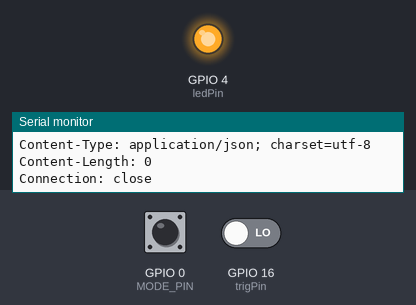
Bench run of a sketch on a simulated ESP8266 (NodeMCU). Parts: output pins drawn as LEDs (lit = HIGH), the last lines printed to the serial monitor. Inputs (shaded band) come from the test bench; at power-on: GPIO 16 (trigPin) LOW, GPIO 0 (MODE_PIN) HIGH. WiFi joins after 1.5 s; servers stay silent unless stated; uploads are accepted with an empty reply; storage starts empty.

Above: at 6.4 s.
6.5 s: GPIO 16 (trigPin) driven HIGH
At 14.1 s:
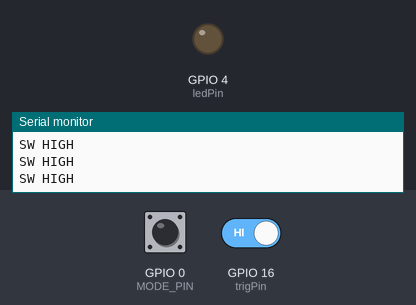
14.4 s: GPIO 16 (trigPin) driven LOW
At 15.4 s:
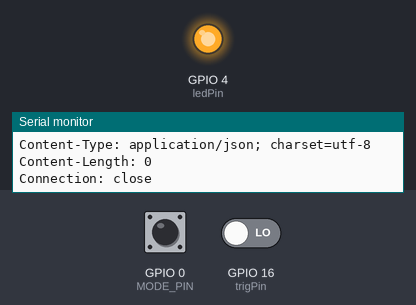
Timing chart, 0 to 17.4 s (numbered marks = the images above; inputs shaded):
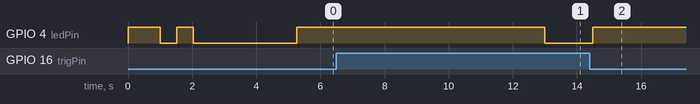

Measured:
- after the input at 6.5 s, GPIO 4 (ledPin): HIGH → LOW after 6.5 s
- after the input at 14.4 s, GPIO 4 (ledPin): LOW → HIGH after 0.09 s

The sketch:

AIR_A01_demo.ino
```cpp
#include <ESP8266WiFi.h>
#include <WiFiClient.h>
#include <ESP8266WebServer.h>
#include <FS.h>

// モード切り替えピン
const int MODE_PIN = 0; // GPIO0

// Wi-Fi設定保存ファイル
const char* settings = "/wifi_settings.txt";

// サーバモードでのパスワード
const String pass = "12345678";

ESP8266WebServer server(80);

// A01のIPアドレス（固定）
IPAddress airIpAddress(192, 168, 0, 10);

//サーバーモードか？
boolean isServerMode = false;

//LEDのピン番号(0だと未使用)
int ledPin = 4;

//トリガーボタン(0だと未使用)
int trigPin = 16;

/**
 * LED関連
 */
void ledSetup() {
  if (ledPin != 0) {
    pinMode(ledPin , OUTPUT);
  }
}

void ledOn() {
  if (ledPin != 0) {
    digitalWrite(ledPin,HIGH);
  }
}

void ledOff() {
  if (ledPin != 0) {
    digitalWrite(ledPin,LOW);
  }
}

/**
 * Button関連
 */
void trigSetup() {
  if (trigPin != 0) {
    pinMode(trigPin , INPUT);
  }
}

boolean getTrig() {
  boolean retval = false;
  if (trigPin != 0) {
    if (digitalRead(trigPin) == LOW) {     //スイッチの状態を調べる
      Serial.println("SW LOW");
      retval =  true;
    } else {
      Serial.println("SW HIGH");
    }
  } else {
    retval = true;
  }

  return retval;
}

/**
 * WiFi設定
 */
void handleRootGet() {
  String html = "";
  html += "<h1>WiFi Settings</h1>";
  html += "<form method='post'>";
  html += "  <input type='text' name='ssid' placeholder='ssid'><br>";
  html += "  <input type='text' name='pass' placeholder='pass'><br>";
  html += "  <input type='submit'><br>";
  html += "</form>";
  server.send(200, "text/html", html);
}

void handleRootPost() {
  String ssid = server.arg("ssid");
  String pass = server.arg("pass");

  File f = SPIFFS.open(settings, "w");
  f.println(ssid);
  f.println(pass);
  f.close();

  String html = "";
  html += "<h1>WiFi Settings</h1>";
  html += ssid + "<br>";
  html += pass + "<br>";
  server.send(200, "text/html", html);
}

/**
 * 初期化(クライアントモード)
 */
void setup_client() {
  boolean ledStatus = false;
  File f = SPIFFS.open(settings, "r");
  String ssid = f.readStringUntil('\n');
  String pass = f.readStringUntil('\n');
  f.close();

  ssid.trim();
  pass.trim();

  Serial.println("SSID: " + ssid);
  Serial.println("PASS: " + pass);

  WiFi.begin(ssid.c_str(), pass.c_str());

  while (WiFi.status() != WL_CONNECTED) {
    delay(500);
    Serial.print(".");
    if (ledStatus) {
      ledStatus = false;
      ledOff();
    } else  {
      ledStatus = true;
      ledOn();
    }
  }

  ledOff();

  Serial.println("");

  Serial.println("WiFi connected");

  Serial.print("IP address: ");
  Serial.println(WiFi.localIP());

  // 撮影モードへの切り替えをリクエスト
  if (sendRequest("/switch_cameramode.cgi?mode=rec&lvqty=0320x0240") == 200) {
    // 撮影モードへの切り替えに成功したらライブビューを開始
    // 実際にはライブビューは使用しないが、開始せずに撮影しようとするとエラーになるため
    Serial.println("Rec mode");
    sendRequest("/exec_takemisc.cgi?com=startliveview&port=5555");
  } else {
    Serial.println("Failed to switch to rec mode");
  }

  isServerMode = false;
}

/**
 * 初期化(サーバモード)
 */
void setup_server() {
  byte mac[6];
  WiFi.macAddress(mac);
  String ssid = "";
  for (int i = 0; i < 6; i++) {
    ssid += String(mac[i], HEX);
  }
  Serial.println("SSID: " + ssid);
  Serial.println("PASS: " + pass);

  /* You can remove the password parameter if you want the AP to be open. */
  WiFi.softAP(ssid.c_str(), pass.c_str());

  server.on("/", HTTP_GET, handleRootGet);
  server.on("/", HTTP_POST, handleRootPost);
  server.begin();
  Serial.println("HTTP server started.");

  isServerMode = true;
}


void setup() {
  Serial.begin(115200);
  Serial.println();

  ledSetup();
  ledOn();

  // 1秒以内にMODEを切り替える
  //  0 : Server
  //  1 : Client
  delay(1000);

  ledOff();

  // ファイルシステム初期化
  SPIFFS.begin();

  pinMode(MODE_PIN, INPUT);
  if (digitalRead(MODE_PIN) == 0) {
    // サーバモード初期化
    setup_server();
  } else {
    // クライアントモード初期化
    setup_client();
  }
}

void loop() {
  if (isServerMode) {
    //サーバーモード
    server.handleClient();
  } else {
    if (getTrig()) {
      ledOn();
      // 静止画撮影開始
      if (sendRequest("/exec_takemotion.cgi?com=newstarttake") == 200) {
        Serial.println("Started taking");

        // 撮影開始に成功したら静止画撮影停止
        sendRequest("/exec_takemotion.cgi?com=newstoptake");
        Serial.println("Stopped taking");
      } else {
        Serial.println("Failed to start taking");
      }

      delay(5000);
      ledOff();
    } else {
      delay(100);
    }
  }
}

// HTTPでリクエストを送信して結果を返す
int sendRequest(String command) {
  int result = -1;

  Serial.println("Connecting to the AIR\n");

  WiFiClient client;
  const int httpPort = 80;
  if (!client.connect(airIpAddress, httpPort)) {
    Serial.println("Connection failed");
    return result;
  }

  Serial.print("Command: ");
  Serial.println(command);

  client.println(String("GET ") + command + " HTTP/1.1");
  client.println("Host:192.168.0.10");
  client.println("User-Agent:OlympusCameraKit");
  client.println();

  // 暫定的に一定時間待つようにしている
  // ここはタイムアウト付きで一定の返答があるまで待つように変更する予定
  delay(100);

  // クライアントにメッセージが届いていればそれを読み取って処理する
  while (client.available()) {
    String line = client.readStringUntil('\r');

    if (line.startsWith("HTTP/1.1")) {
      //           11111
      // 012345678901234
      // HTTP/1.1 200 OK
      result = line.substring(9, 12).toInt();
    }

    Serial.print(line);
  }
  Serial.println();

  if (client.connected()) {
    client.stop();
  }

  return result;
}
```
